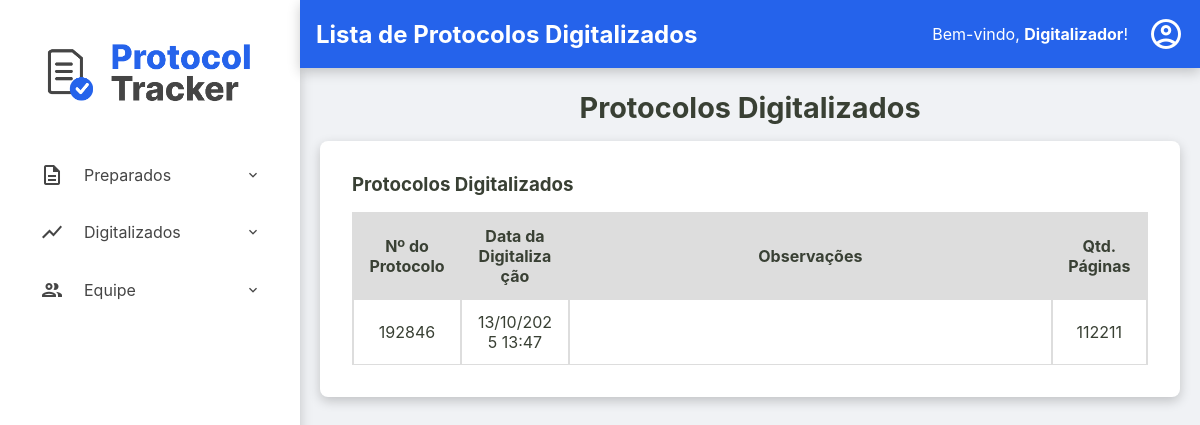
/digitalizadores/digitalizados (signed in), run on an earlier commit of the app's database.
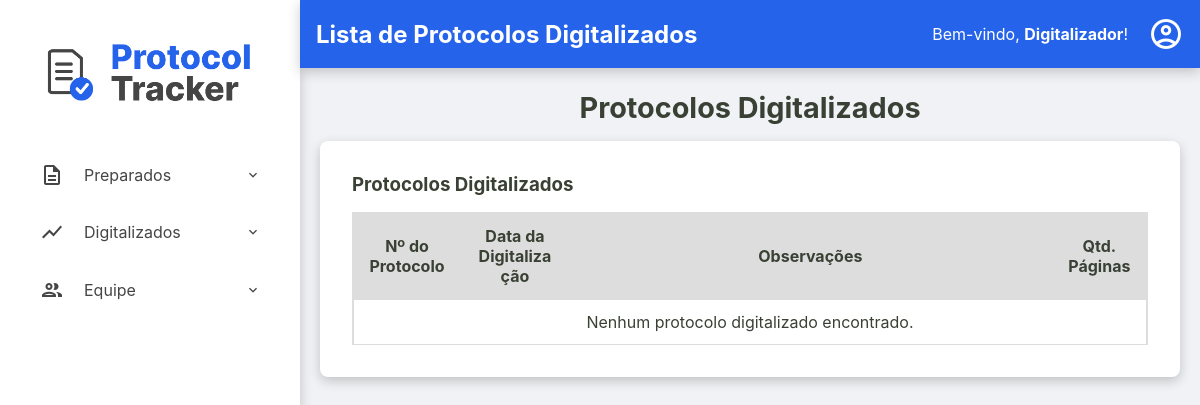
And on a later commit of the database.
### tables this page shows
CREATE TABLE protocolos (
    id TEXT PRIMARY KEY,
    id_remessa TEXT NOT NULL,
    numero_protocolo TEXT NOT NULL UNIQUE,
    data_preparacao TEXT NULL,
    id_preparador INTEGER NULL,
    data_digitalizacao TEXT NULL,
    id_digitalizador INTEGER NULL,
    status TEXT NOT NULL DEFAULT 'RECEBIDO',
    quantidade_paginas INTEGER NULL CHECK (quantidade_paginas >= 0),
    observacoes TEXT NULL,
    FOREIGN KEY (id_remessa) REFERENCES remessas (id),
    FOREIGN KEY (id_preparador) REFERENCES usuarios (id),
    FOREIGN KEY (id_digitalizador) REFERENCES usuarios (id)
  );

### src/Controller/ProtocoloController.php (called while the page is built, shortened)
<?php
class ProtocoloController
{
    public function digitalizadores_listaDigitalizados()
    {
        try {
            $listaProtocolosDigitalizados = $this->protocoloRepository->findByStatus('DIGITALIZADO');
            require __DIR__ . '/../../templates/digitalizadores/digitalizados.php';
        } catch (Exception $e) {
            $this->home($e->getMessage());
        }
    }
}

### src/Repository/ProtocoloRepository.php (called while the page is built, shortened)
<?php
class ProtocoloRepository implements ProtocoloRepositoryInterface
{
    private PDO $connection;
    public function __construct(PDO $connection)
    {
        $this->connection = $connection;
    }
    public function findByStatus(string $status): array
    {
        $sqlQuery = "SELECT * FROM protocolos WHERE status = :status;";
        $stmt = $this->connection->prepare($sqlQuery);
        $stmt->bindValue(':status', $status);
        $stmt->execute();
        return $this->hidrataLista($stmt);
    }
    private function hidrataLista(PDOStatement $stmt): array
    {
        $listaDeProtocolos = [];
        while($dadosProtocolo = $stmt->fetch()){
            $listaDeProtocolos[] = Protocolo::fromArray($dadosProtocolo);
        }
        return $listaDeProtocolos;
    }
}

### src/Model/Protocolo.php (called while the page is built, shortened)
<?php
class Protocolo {
    public function getNumeroProtocolo(): string { return $this->numero_protocolo; }
    public function getDataDigitalizacao(): ?DateTimeImmutable { return $this->data_digitalizacao; }
    public function getQuantidadePaginas(): ?int { return $this->quantidade_paginas; }
    public function getObservacoes(): ?string { return $this->observacoes; }
    public static function fromArray(array $array): self
    {
        try {
            $data_preparacao = isset($array['data_preparacao']) ? new DateTimeImmutable($array['data_preparacao']) :  null;
            $data_digitalizacao = isset($array['data_digitalizacao']) ? new DateTimeImmutable($array['data_digitalizacao']) :  null;
        } catch (Exception $e) {
            throw new Exception("Falha ao criar data");
        }
        return new self(
            $array['id'],
            $array['id_remessa'],
            $array['numero_protocolo'],
            $data_preparacao,
            isset($array['id_preparador']) ? (int) $array['id_preparador'] : null,
            $data_digitalizacao,
            isset($array['id_digitalizador']) ? (int) $array['id_digitalizador'] : null,
            $array['status'],
            isset($array['quantidade_paginas']) ? (int) $array['quantidade_paginas'] : null,
            $array['observacoes'] ?? null,
        );
    }
}

### templates/digitalizadores/digitalizados.php (the view, shortened to what this page needs)
<?php require __DIR__ . '/../components/_header.php'; ?>
<h2>Protocolos Digitalizados</h2>
<div class="listagem-container">
    <h3>Protocolos Digitalizados</h3>
    <table id="tabela-digitalizados" class="protocolos-table datatable-js tabela-protocolos">
        <thead>
            <tr>
                <th>Nº do Protocolo</th>
                <th>Data da Digitalização</th>
                <th>Observações</th>
                <th>Qtd. Páginas</th>
            </tr>
        </thead>
        <tbody>
            <?php
                $fusoHorarioLocal = new DateTimeZone('America/Campo_Grande');
            ?>
            <?php if (empty($listaProtocolosDigitalizados)): ?>
                <tr>
                    <td colspan="5" class="nenhum-resultado">Nenhum protocolo digitalizado encontrado.</td>
                </tr>
            <?php endif; ?>
            <?php foreach ($listaProtocolosDigitalizados as $protocolo): ?>
                <tr>
                    <td><?= htmlspecialchars($protocolo->getNumeroProtocolo()) ?></td>
                    <td><?= $protocolo->getDataDigitalizacao() ? $protocolo->getDataDigitalizacao()->setTimezone($fusoHorarioLocal)->format('d/m/Y H:i') : 'N/A' ?></td>
                    <td class="coluna-observacoes" title="<?= htmlspecialchars($protocolo->getObservacoes() ?? '') ?>">
                    </td>
                    <td><?= htmlspecialchars($protocolo->getQuantidadePaginas() ?? 'N/A') ?></td>
                </tr>
            <?php endforeach; ?>
        </tbody>
    </table>
</div>
<?php require __DIR__ . '/../components/_footer.php'; ?>

What changed in the data, as far as the page shows it:
removed protocolos: numero_protocolo "192846", format "13/10/2025 13:47", quantidade_paginas "112211"
Also different on the page:
text now shown: "Nenhum protocolo digitalizado encontrado."
